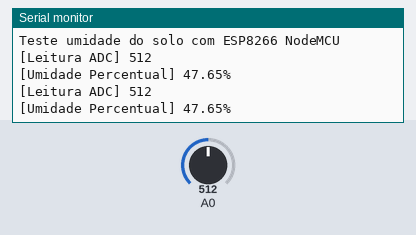
The sketch below on a simulated Arduino Uno, built with avr-gcc and run on an emulated ATmega328P. Parts: the last lines printed to the serial monitor. The test bench sets the inputs (shaded band); at power-on: A0 = 512.

Above: at 3.7 s.
3.8 s: A0 set to 716
At 5.1 s:
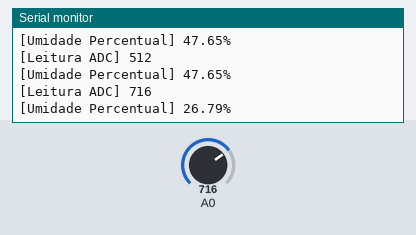
5.3 s: A0 set to 900
At 6.3 s:
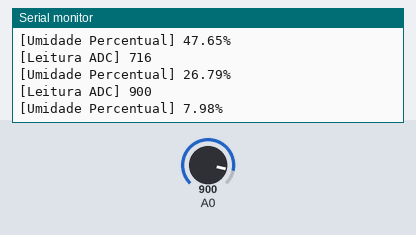
Timing chart, 0 to 8.3 s (numbered marks = the images above; inputs shaded):
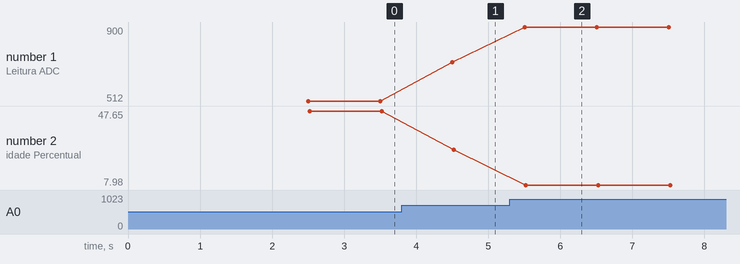

The sketch:

test-umidade.ino
```cpp
/*
 * WORKSHOP INTRODUCAO A IOT @SENAI -- 19/07/2018
 * Código para testar o sensor de umidade do solo
*/


float getsensor(void)
{
    int ValorADC;
    float UmidadePercentual;

     ValorADC = analogRead(0);      //978 -> 3,3V
     Serial.print("[Leitura ADC] ");
     Serial.println(ValorADC);

     //Escala do sensor de umidade
     //Quanto maior o numero lido do ADC, menor a umidade.
     //Sendo assim, calcula-se a porcentagem de umidade por:
     //
     //   Valor lido                 Umidade percentual
     //      _    0                           _ 100
     //      |                                |
     //      |                                |
     //      -   ValorADC                     - UmidadePercentual
     //      |                                |
     //      |                                |
     //     _|_  978                         _|_ 0
     //
     //   (UmidadePercentual-0) / (100-0)  =  (ValorADC - 978) / (-978)
     //      Logo:
     //      UmidadePercentual = 100 * ((978-ValorADC) / 978)

     UmidadePercentual = 100 * ((978-(float)ValorADC) / 978);
     Serial.print("[Umidade Percentual] ");
     Serial.print(UmidadePercentual);
     Serial.println("%");
     return UmidadePercentual;
}

void setup()
{
    Serial.begin(9600);
    Serial.println("Teste umidade do solo com ESP8266 NodeMCU");
    delay(2500);
}

//loop principal
void loop()
{
    float UmidadePercentualLida;    // variavel com a umidade do solo em %
    int UmidadePercentualTruncada;
    char FieldUmidade[11];
    UmidadePercentualLida = getsensor();
    UmidadePercentualTruncada = (int)UmidadePercentualLida; //trunca umidade como número inteiro
    // realiza operacao de mostrar no serial
    delay(1000);
}
```

Measured:
- after the input at 3.8 s, the serial monitor: prints a new line after 0.70 s (image 1)
- after the input at 5.3 s, the serial monitor: prints a new line after 0.20 s (image 2)
- plotted number 1: 512 → 716 after the input at 3.8 s, 716 → 900 after the input at 5.3 s
- plotted number 2: 47.65 → 26.79 after the input at 3.8 s, 26.79 → 7.98 after the input at 5.3 s
